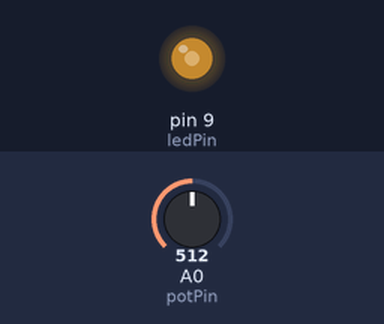
Bench run of a sketch on a simulated Arduino Uno, built with avr-gcc and run on an emulated ATmega328P. Shown: output pins drawn as LEDs (lit = HIGH). The inputs (shaded band) are chosen by the test bench; at power-on: A0 (potPin) = 512.

Above: at 1.2 s.
1.3 s: A0 (potPin) set to 716
At 2.5 s:
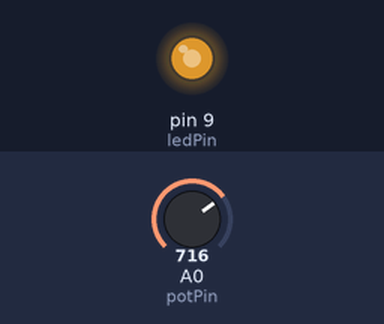
2.8 s: A0 (potPin) set to 900
At 4.0 s:
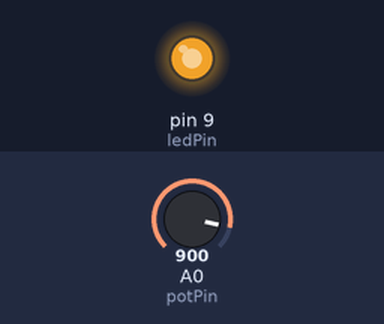
4.3 s: A0 (potPin) set to 122
At 5.0 s:
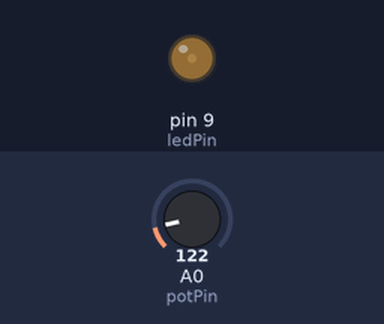
5.8 s: A0 (potPin) set to 0
At 6.4 s:
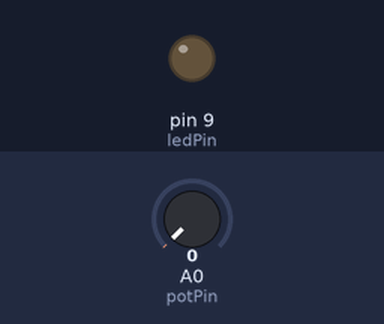
7.3 s: A0 (potPin) set to 511
At 8.6 s:
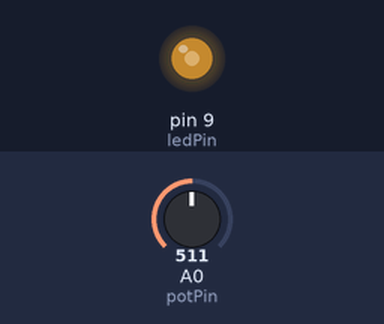
Timing chart, 0 to 9.8 s (numbered marks = the images above; inputs shaded):
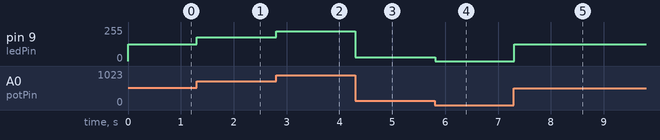

Measured:
- after the input at 1.3 s, pin 9 (ledPin): 127/255 → 178/255 at once
- after the input at 2.8 s, pin 9 (ledPin): 178/255 → 224/255 at once
- after the input at 4.3 s, pin 9 (ledPin): 224/255 → 30/255 at once
- after the input at 5.8 s, pin 9 (ledPin): 30/255 → 0/255 at once
- after the input at 7.3 s, pin 9 (ledPin): 0/255 → 127/255 at once

The sketch:

3_analog_read_potentiometer_1.ino
```cpp
// Constants for pin assignments
const int potPin = A0;    // Pin where the potentiometer is connected
const int ledPin = 9;     // Pin where the LED is connected

// Variable to store the potentiometer value
int potValue = 0;

void setup() {
  // Initialize the LED pin as an output
  pinMode(ledPin, OUTPUT);
}

void loop() {
  // Read the value from the potentiometer
  potValue = analogRead(potPin);

  // Map the potentiometer value to the PWM range (0-255)
  int ledValue = map(potValue, 0, 1023, 0, 255);

  // Set the brightness of the LED
  analogWrite(ledPin, ledValue);

  // Small delay to smooth out the reading
  delay(10);
}
```
